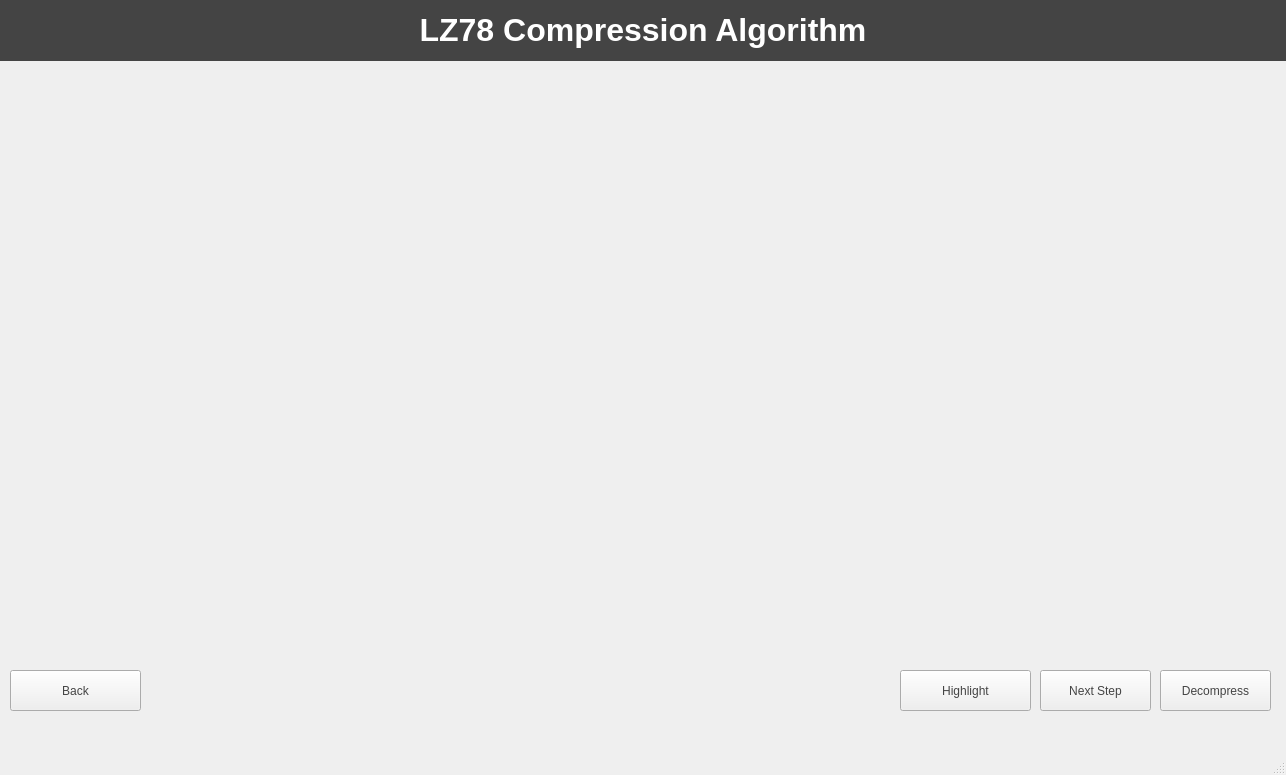
<?xml version="1.0" encoding="UTF-8"?>
<ui version="4.0">
 <class>MainWindow</class>
 <widget class="QMainWindow" name="MainWindow">
  <property name="geometry">
   <rect>
    <x>0</x>
    <y>0</y>
    <width>1286</width>
    <height>775</height>
   </rect>
  </property>
  <property name="windowTitle">
   <string>MainWindow</string>
  </property>
  <widget class="QWidget" name="centralwidget">
   <widget class="QLabel" name="label">
    <property name="geometry">
     <rect>
      <x>0</x>
      <y>0</y>
      <width>1286</width>
      <height>61</height>
     </rect>
    </property>
    <property name="font">
     <font>
      <pointsize>24</pointsize>
      <bold>true</bold>
     </font>
    </property>
    <property name="toolTip">
     <string>&lt;html&gt;&lt;head/&gt;&lt;body&gt;&lt;p&gt;&lt;br/&gt;&lt;/p&gt;&lt;/body&gt;&lt;/html&gt;</string>
    </property>
    <property name="whatsThis">
     <string>&lt;html&gt;&lt;head/&gt;&lt;body&gt;&lt;p&gt;&lt;br/&gt;&lt;/p&gt;&lt;/body&gt;&lt;/html&gt;</string>
    </property>
    <property name="styleSheet">
     <string notr="true">background-color: rgb(68, 68, 68);</string>
    </property>
    <property name="text">
     <string>&lt;html&gt;&lt;head/&gt;&lt;body&gt;&lt;p&gt;&lt;span style=&quot; color:#ffffff;&quot;&gt;LZ78 Compression Algorithm&lt;/span&gt;&lt;/p&gt;&lt;/body&gt;&lt;/html&gt;</string>
    </property>
    <property name="alignment">
     <set>Qt::AlignCenter</set>
    </property>
   </widget>
   <widget class="QPushButton" name="pushButtonN78N">
    <property name="geometry">
     <rect>
      <x>1040</x>
      <y>670</y>
      <width>111</width>
      <height>41</height>
     </rect>
    </property>
    <property name="styleSheet">
     <string notr="true">color: rgb(68, 68, 68);</string>
    </property>
    <property name="text">
     <string>Next Step</string>
    </property>
   </widget>
   <widget class="QPushButton" name="pushButtonN78D">
    <property name="geometry">
     <rect>
      <x>1160</x>
      <y>670</y>
      <width>111</width>
      <height>41</height>
     </rect>
    </property>
    <property name="styleSheet">
     <string notr="true">color: rgb(68, 68, 68);</string>
    </property>
    <property name="text">
     <string>Decompress</string>
    </property>
   </widget>
   <widget class="QPushButton" name="pushButtonToggle78">
    <property name="geometry">
     <rect>
      <x>900</x>
      <y>670</y>
      <width>131</width>
      <height>41</height>
     </rect>
    </property>
    <property name="styleSheet">
     <string notr="true">color: rgb(68, 68, 68);</string>
    </property>
    <property name="text">
     <string>Highlight</string>
    </property>
   </widget>
   <widget class="QScrollArea" name="scrollArea">
    <property name="enabled">
     <bool>true</bool>
    </property>
    <property name="geometry">
     <rect>
      <x>2</x>
      <y>195</y>
      <width>1281</width>
      <height>471</height>
     </rect>
    </property>
    <property name="font">
     <font>
      <kerning>true</kerning>
     </font>
    </property>
    <property name="autoFillBackground">
     <bool>true</bool>
    </property>
    <property name="styleSheet">
     <string notr="true">QScrollArea {
    border: none; /* Remove border */
    background-color: transparent; /* Set background color to transparent */
}
</string>
    </property>
    <property name="lineWidth">
     <number>0</number>
    </property>
    <property name="widgetResizable">
     <bool>true</bool>
    </property>
    <widget class="QWidget" name="scrollAreaWidgetContents">
     <property name="geometry">
      <rect>
       <x>0</x>
       <y>0</y>
       <width>1281</width>
       <height>471</height>
      </rect>
     </property>
    </widget>
   </widget>
   <widget class="QPushButton" name="pushButtonToggleB">
    <property name="geometry">
     <rect>
      <x>10</x>
      <y>670</y>
      <width>131</width>
      <height>41</height>
     </rect>
    </property>
    <property name="styleSheet">
     <string notr="true">color: rgb(68, 68, 68);</string>
    </property>
    <property name="text">
     <string>Back</string>
    </property>
   </widget>
  </widget>
  <widget class="QMenuBar" name="menubar">
   <property name="geometry">
    <rect>
     <x>0</x>
     <y>0</y>
     <width>1286</width>
     <height>22</height>
    </rect>
   </property>
  </widget>
  <widget class="QStatusBar" name="statusbar"/>
 </widget>
 <resources/>
 <connections/>
</ui>
